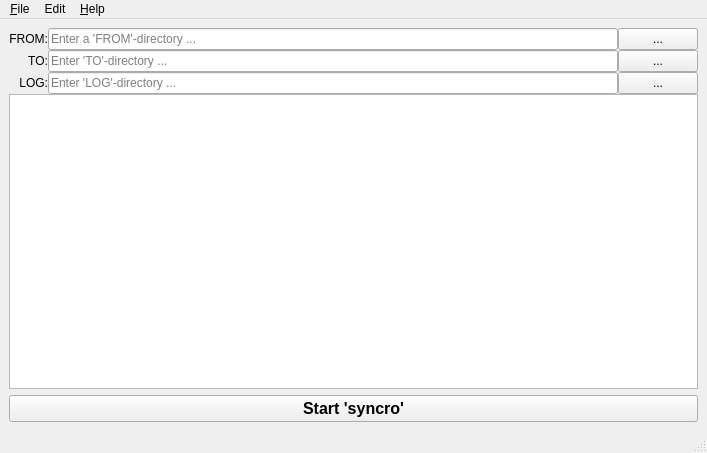
<?xml version="1.0" encoding="UTF-8"?>
<ui version="4.0">
 <class>MainWindow</class>
 <widget class="QMainWindow" name="MainWindow">
  <property name="geometry">
   <rect>
    <x>0</x>
    <y>0</y>
    <width>707</width>
    <height>453</height>
   </rect>
  </property>
  <property name="windowTitle">
   <string>syncro</string>
  </property>
  <property name="windowIcon">
   <iconset resource="resources.qrc">
    <normaloff>:/icons/syncro</normaloff>:/icons/syncro</iconset>
  </property>
  <widget class="QWidget" name="centralwidget">
   <layout class="QGridLayout" name="gridLayout_2">
    <item row="0" column="0">
     <layout class="QGridLayout" name="gridLayout">
      <property name="spacing">
       <number>0</number>
      </property>
      <item row="1" column="3">
       <widget class="QLineEdit" name="to_dir">
        <property name="placeholderText">
         <string>Enter 'TO'-directory ...</string>
        </property>
       </widget>
      </item>
      <item row="2" column="4">
       <widget class="QPushButton" name="get_log_dir">
        <property name="text">
         <string>...</string>
        </property>
       </widget>
      </item>
      <item row="0" column="3">
       <widget class="QLineEdit" name="from_dir">
        <property name="placeholderText">
         <string>Enter a 'FROM'-directory ...</string>
        </property>
       </widget>
      </item>
      <item row="0" column="1">
       <widget class="QLabel" name="from_label">
        <property name="text">
         <string>FROM:</string>
        </property>
        <property name="alignment">
         <set>Qt::AlignRight|Qt::AlignTrailing|Qt::AlignVCenter</set>
        </property>
       </widget>
      </item>
      <item row="1" column="1">
       <widget class="QLabel" name="to_label">
        <property name="layoutDirection">
         <enum>Qt::LeftToRight</enum>
        </property>
        <property name="text">
         <string>TO:</string>
        </property>
        <property name="alignment">
         <set>Qt::AlignRight|Qt::AlignTrailing|Qt::AlignVCenter</set>
        </property>
       </widget>
      </item>
      <item row="3" column="1" colspan="4">
       <widget class="QListView" name="listView"/>
      </item>
      <item row="1" column="4">
       <widget class="QPushButton" name="get_to_dir">
        <property name="text">
         <string>...</string>
        </property>
       </widget>
      </item>
      <item row="0" column="4">
       <widget class="QPushButton" name="get_from_dir">
        <property name="text">
         <string>...</string>
        </property>
       </widget>
      </item>
      <item row="2" column="1">
       <widget class="QLabel" name="log_label">
        <property name="layoutDirection">
         <enum>Qt::LeftToRight</enum>
        </property>
        <property name="text">
         <string>LOG:</string>
        </property>
        <property name="alignment">
         <set>Qt::AlignRight|Qt::AlignTrailing|Qt::AlignVCenter</set>
        </property>
       </widget>
      </item>
      <item row="2" column="2" colspan="2">
       <widget class="QLineEdit" name="to_dir_2">
        <property name="placeholderText">
         <string>Enter 'LOG'-directory ...</string>
        </property>
       </widget>
      </item>
     </layout>
    </item>
    <item row="1" column="0">
     <widget class="QPushButton" name="pushButton">
      <property name="font">
       <font>
        <pointsize>12</pointsize>
        <weight>75</weight>
        <bold>true</bold>
       </font>
      </property>
      <property name="text">
       <string>Start 'syncro'</string>
      </property>
     </widget>
    </item>
   </layout>
  </widget>
  <widget class="QMenuBar" name="menubar">
   <property name="geometry">
    <rect>
     <x>0</x>
     <y>0</y>
     <width>707</width>
     <height>21</height>
    </rect>
   </property>
   <widget class="QMenu" name="menuFile">
    <property name="title">
     <string>&amp;File</string>
    </property>
    <addaction name="actionNew"/>
    <addaction name="action_Open"/>
    <addaction name="actionSave"/>
    <addaction name="actionSave_As"/>
    <addaction name="actionLast_seen"/>
    <addaction name="actionExit"/>
   </widget>
   <widget class="QMenu" name="menuHelp">
    <property name="title">
     <string>&amp;Help</string>
    </property>
    <addaction name="actionOptions"/>
    <addaction name="separator"/>
    <addaction name="actionDocumentation"/>
    <addaction name="actionRepository"/>
    <addaction name="actionAbout"/>
   </widget>
   <widget class="QMenu" name="menuEdit">
    <property name="title">
     <string>Edit</string>
    </property>
    <addaction name="actionUndo"/>
    <addaction name="actionRedo"/>
   </widget>
   <addaction name="menuFile"/>
   <addaction name="menuEdit"/>
   <addaction name="menuHelp"/>
  </widget>
  <widget class="QStatusBar" name="statusbar"/>
  <action name="action_Open">
   <property name="icon">
    <iconset resource="resources.qrc">
     <normaloff>:/icons/open</normaloff>:/icons/open</iconset>
   </property>
   <property name="text">
    <string>&amp;Open</string>
   </property>
   <property name="shortcut">
    <string>Ctrl+O</string>
   </property>
  </action>
  <action name="actionDocumentation">
   <property name="text">
    <string>Documentation</string>
   </property>
  </action>
  <action name="actionRepository">
   <property name="text">
    <string>Repository</string>
   </property>
   <property name="shortcut">
    <string>F2</string>
   </property>
  </action>
  <action name="actionAbout">
   <property name="text">
    <string>About</string>
   </property>
   <property name="shortcut">
    <string>F3</string>
   </property>
  </action>
  <action name="actionNew">
   <property name="icon">
    <iconset resource="resources.qrc">
     <normaloff>:/icons/new</normaloff>:/icons/new</iconset>
   </property>
   <property name="text">
    <string>New</string>
   </property>
   <property name="shortcut">
    <string>Ctrl+N</string>
   </property>
  </action>
  <action name="actionSave">
   <property name="icon">
    <iconset resource="resources.qrc">
     <normaloff>:/icons/save</normaloff>:/icons/save</iconset>
   </property>
   <property name="text">
    <string>Save</string>
   </property>
   <property name="shortcut">
    <string>Ctrl+S</string>
   </property>
  </action>
  <action name="actionSave_As">
   <property name="icon">
    <iconset resource="resources.qrc">
     <normaloff>:/icons/save_as</normaloff>:/icons/save_as</iconset>
   </property>
   <property name="text">
    <string>Save As</string>
   </property>
   <property name="shortcut">
    <string>Ctrl+Shift+S</string>
   </property>
  </action>
  <action name="actionLast_seen">
   <property name="text">
    <string>Last seen</string>
   </property>
  </action>
  <action name="actionExit">
   <property name="icon">
    <iconset resource="resources.qrc">
     <normaloff>:/icons/exit</normaloff>:/icons/exit</iconset>
   </property>
   <property name="text">
    <string>Exit</string>
   </property>
   <property name="shortcut">
    <string>Ctrl+Q</string>
   </property>
  </action>
  <action name="actionOptions">
   <property name="text">
    <string>Options</string>
   </property>
   <property name="shortcut">
    <string>F1</string>
   </property>
  </action>
  <action name="actionUndo">
   <property name="text">
    <string>Undo</string>
   </property>
  </action>
  <action name="actionRedo">
   <property name="text">
    <string>Redo</string>
   </property>
  </action>
 </widget>
 <resources>
  <include location="resources.qrc"/>
 </resources>
 <connections/>
</ui>
